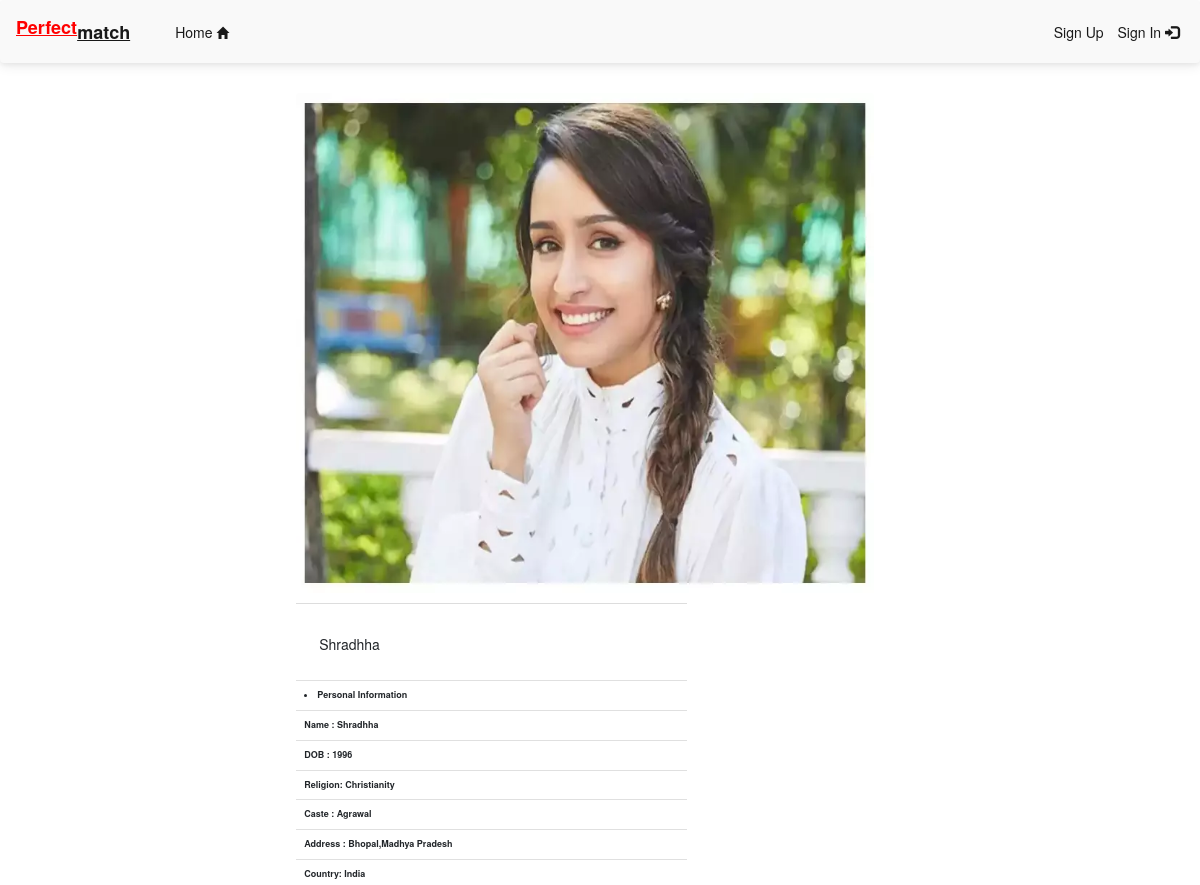
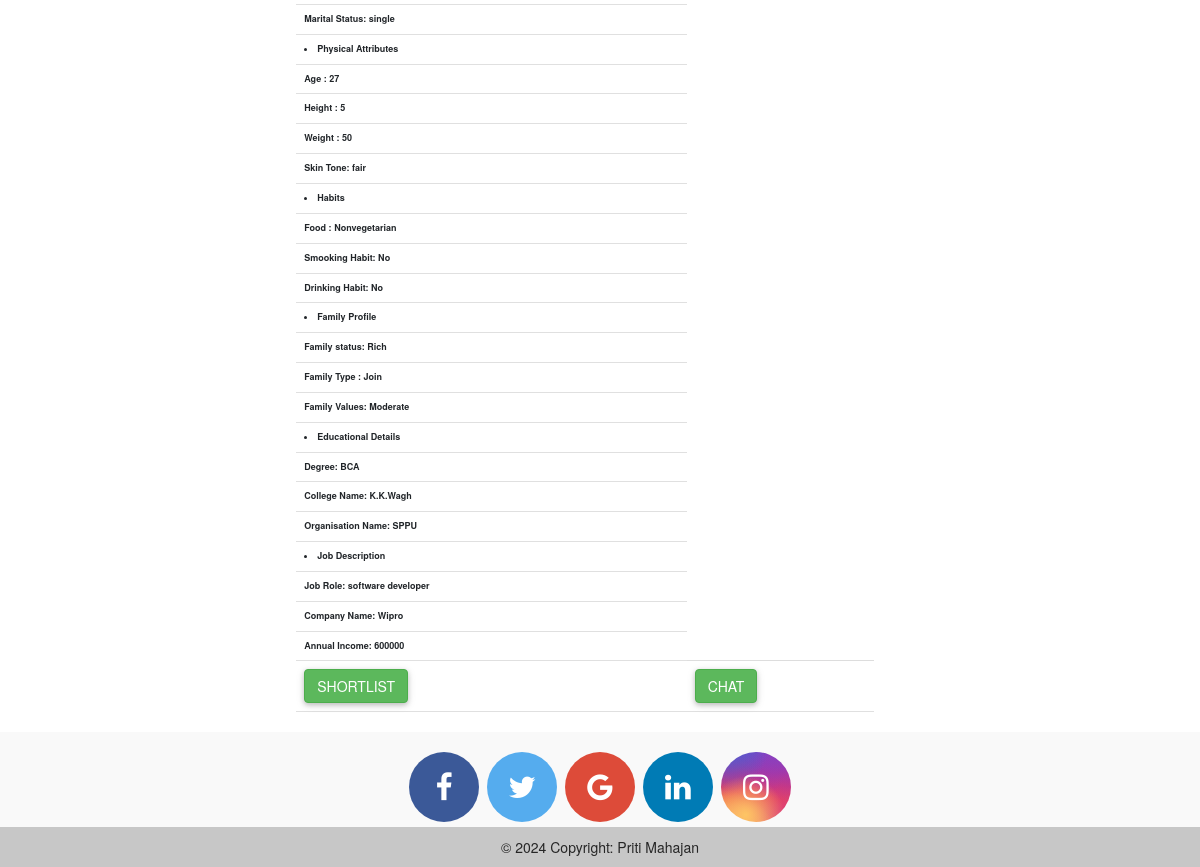
/viewdetails.php?id=64, run on the app's committed database (2 pictures, top to bottom).
### tables this page shows
CREATE TABLE `regtable` (
  `reg_id` int(11) NOT NULL,
  `uname` varchar(20) NOT NULL,
  `profile_for` varchar(20) NOT NULL,
  `gender` varchar(6) NOT NULL,
  `dob` int(11) NOT NULL,
  `religion` varchar(25) NOT NULL,
  `mother_tongue` varchar(30) NOT NULL,
  `caste` varchar(35) NOT NULL,
  `country` varchar(25) NOT NULL,
  `address` varchar(50) NOT NULL,
  `mob_no` bigint(10) NOT NULL,
  `email_id` varchar(20) NOT NULL,
  `password` varchar(30) NOT NULL,
  `img1` text NOT NULL,
  `marital_status` varchar(10) NOT NULL,
  `city` varchar(10) NOT NULL,
  `state` varchar(15) NOT NULL,
  `age` float NOT NULL,
  `height` int(11) NOT NULL,
  `weight` int(11) NOT NULL,
  `skin_tone` varchar(20) NOT NULL,
  `handicap` varchar(3) NOT NULL,
  `food` varchar(15) NOT NULL,
  `smooking` varchar(3) NOT NULL,
  `drinking` varchar(3) NOT NULL,
  `family_status` varchar(20) NOT NULL,
  `family_type` varchar(20) NOT NULL,
  `family_values` varchar(20) NOT NULL,
  `degree` varchar(30) NOT NULL,
  `college` varchar(50) NOT NULL,
  `organisation_name` varchar(50) NOT NULL,
  `job_rol` varchar(50) NOT NULL,
  `company_name` varchar(50) NOT NULL,
  `annual_income` int(11) NOT NULL
);

### viewdetails.php (the view, shortened to what this page needs)
<html>
<head>
	<?php require 'head.php';?>
</head>
<body>
<?php require 'menu.php';?>
<div class="row">
<?php
$q=mysqli_query($con,"select * from regtable where reg_id=".$_GET['id']);
while ($r=mysqli_fetch_array($q)) {
	?>
	<div class="row">
	<div class="col-md-3"></div>
	<div class="col-md-6">
		<p class="card-text">
    	<form method="post">
		<img src="<?php echo $r['img1'];?>" height="500px" width="150px" class="card-img-top" alt="Image1"/>
		<br>
<p class="card-text">
    	<form method="post">
    	<table class="table">
<tr>
	<td>
  <div class="card-body">
    <b><h5 class="card-title"><?php
	echo $r["uname"];?></h5></b>
</td>
</tr>
   <div class="a">
    		<ul>
    			<tR>
    			<th>
    				<li><b>Personal Information</b></li>
    			</th>
    		</tR>
    		<tR><td>
    				<b>Name    : <?php echo $r['uname'];?></b>
    			</td>
    		</tR>
    		<tR>
    			<td>
    				<b>DOB     : <?php echo $r['dob'];?></b>
    			</td>
    		</tR>
    		<tR>
    			<td>
    				<b>Religion: <?php echo $r['religion'];?></b>
    			</td>
    		</tR>
    		<tR>
    			<td>
    				<b>Caste   : <?php echo $r['caste'];?></b>
    			</td>
    		</tR>
    		<tR>
    			<td>
    				<b>Address : <?php echo $r['address'];?></b>
    			</td>
    		</tR>
    		<tR>
    			<td>
    				<b>Country: <?php echo $r['country'];?></b>
    			</td>
    		</tR>
    		<tR>
    			<td>
    				<b>Marital Status: <?php echo $r['marital_status'];?></b>
    			</td>
    		</tR>
    		<tR>
    			<th>
    				<li><b>Physical Attributes</b></li>
    			</th>
    		</tR>
    		<tR>
    			<td>
    				<b>Age     : <?php echo $r['age'];?></b>
    			</td>
    		</tR>
    		<tR>
    			<td>
    				<b>Height  : <?php echo $r['height'];?></b>
    			</td>
    		</tR>
    		<tR>
    			<td>
    				<b>Weight  : <?php echo $r['weight'];?></b>
    			</td>
    		</tR>
    		<tR>
    			<td>
    				<b>Skin Tone: <?php echo $r['skin_tone'];?></b>
    			</td>
    		</tR>
    		<tR>
    			<th>
    				<li><b>Habits</b></li>
    			</th>
    		</tR>
    		<tR>
    			<td>
    				<b>Food   : <?php echo $r['food'];?></b>
    			</td>
    		</tR>
    		<tR>
    			<td>
    				<b>Smooking Habit: <?php echo $r['smooking'];?></b>
    			</td>
    		</tR>
    		<tR>
    			<td>
    				<b>Drinking Habit: <?php echo $r['drinking'];?></b>
    			</td>
    		</tR>
    		<tR>
    			<th>
    				<li><b>Family Profile</b></li>
    			</th>
    		</tR>
    		<tR>
    			<td>
    				<b>Family status: <?php echo $r['family_status'];?></b>
    			</td>
    		</tR>
    		<tR>
    			<td>
    				<b>Family Type  : <?php echo $r['family_type'];?></b>
    			</td>
    		</tR>
    		<tR>
    			<td>
    				<b>Family Values: <?php echo $r['family_values'];?></b>
    			</td>
    		</tR>
    		<tR>
    			<th>
    				<li><b>Educational Details</b></li>
    			</th>
    		</tR>
    		<tR>
    			<td>
    				<b>Degree: <?php echo $r['degree'];?></b>
    			</td>
    		</tR>
    		<tR>
    			<td>
    				<b>College Name: <?php echo $r['college'];?></b>
    			</td>
    		</tR>
    		<tR>
    			<td>
    				<b>Organisation Name: <?php echo $r['organisation_name'];?></b>
    			</td>
    		</tR>
    		<tR>
    			<th>
    				<li><b>Job Description</b></li>
    			</th>
    		</tR>
    		<tR>
    			<td>
    				<b>Job Role: <?php echo $r['job_rol'];?></b>
    			</td>
    		</tR>
    		<tR>
    			<td>
    				<b>Company Name: <?php echo $r['company_name'];?></b>
    			</td>
    		</tR>
    		<tR>
    			<td>
    				<b>Annual Income: <?php echo $r['annual_income'];?></b>
    			</td>
    		</tR>
    	</ul>
    		<tr>
    			<Td>
    				<input type="submit" name="btnview" value="Shortlist" class="btn btn-success">
    			</Td>
    			<td>
    				<a href="chat.php?id=<?php echo $_GET['id'];?>">
    				<input type="button" name="btnview" value="Chat" class="btn btn-success"></a>
    			</td>
    		</tr>
    	</table>
    </form>
    </p>
    </div>
  </div>
</div>
<?php
}
?>
<?php require 'footer.php';?>
</body>
</html>

### viewdetails.php (style rules this page uses)
div.a { font-size: 50px; }

### data on the page
regtable: img1 (picture), uname "Shradhha", dob "1996", religion "Christianity", caste "Agrawal", address "Bhopal,Madhya Pradesh", country "India", marital_status "single", age "27", height "5", weight "50", skin_tone "fair", food "Nonvegetarian", smooking "No", drinking "No", family_status "Rich", family_type "Join", family_values "Moderate", degree "BCA", college "K.K.Wagh", organisation_name "SPPU", job_rol "software developer", company_name "Wipro", annual_income "600000"
